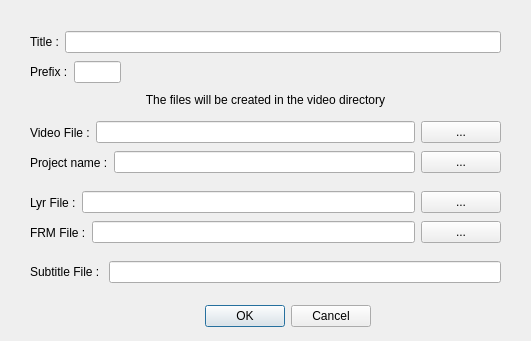
<?xml version="1.0" encoding="UTF-8"?>
<ui version="4.0">
 <class>NewTimeDialog</class>
 <widget class="QDialog" name="NewTimeDialog">
  <property name="geometry">
   <rect>
    <x>0</x>
    <y>0</y>
    <width>531</width>
    <height>341</height>
   </rect>
  </property>
  <property name="windowTitle">
   <string>Creation of a new Time</string>
  </property>
  <property name="windowIcon">
   <iconset resource="../icons/icons.qrc">
    <normaloff>:/icons/time-new.png</normaloff>:/icons/time-new.png</iconset>
  </property>
  <property name="locale">
   <locale language="English" country="UnitedStates"/>
  </property>
  <widget class="QDialogButtonBox" name="buttonBox">
   <property name="geometry">
    <rect>
     <x>30</x>
     <y>300</y>
     <width>341</width>
     <height>32</height>
    </rect>
   </property>
   <property name="orientation">
    <enum>Qt::Horizontal</enum>
   </property>
   <property name="standardButtons">
    <set>QDialogButtonBox::Cancel|QDialogButtonBox::Ok</set>
   </property>
  </widget>
  <widget class="QWidget" name="layoutWidget">
   <property name="geometry">
    <rect>
     <x>30</x>
     <y>30</y>
     <width>471</width>
     <height>24</height>
    </rect>
   </property>
   <layout class="QHBoxLayout" name="horizontalLayout">
    <item>
     <widget class="QLabel" name="label">
      <property name="text">
       <string>Title :</string>
      </property>
     </widget>
    </item>
    <item>
     <widget class="QLineEdit" name="titleEdit"/>
    </item>
   </layout>
  </widget>
  <widget class="QWidget" name="layoutWidget">
   <property name="geometry">
    <rect>
     <x>30</x>
     <y>60</y>
     <width>91</width>
     <height>24</height>
    </rect>
   </property>
   <layout class="QHBoxLayout" name="horizontalLayout_2">
    <item>
     <widget class="QLabel" name="label_2">
      <property name="text">
       <string>Prefix :</string>
      </property>
     </widget>
    </item>
    <item>
     <widget class="QLineEdit" name="prefixEdit"/>
    </item>
   </layout>
  </widget>
  <widget class="QWidget" name="layoutWidget">
   <property name="geometry">
    <rect>
     <x>30</x>
     <y>150</y>
     <width>471</width>
     <height>25</height>
    </rect>
   </property>
   <layout class="QHBoxLayout" name="horizontalLayout_3">
    <item>
     <widget class="QLabel" name="label_3">
      <property name="text">
       <string>Project name :</string>
      </property>
     </widget>
    </item>
    <item>
     <widget class="QLineEdit" name="fileNameEdit"/>
    </item>
    <item>
     <widget class="QPushButton" name="iniChooseButton">
      <property name="text">
       <string>...</string>
      </property>
     </widget>
    </item>
   </layout>
  </widget>
  <widget class="QWidget" name="layoutWidget">
   <property name="geometry">
    <rect>
     <x>30</x>
     <y>190</y>
     <width>471</width>
     <height>25</height>
    </rect>
   </property>
   <layout class="QHBoxLayout" name="horizontalLayout_4">
    <item>
     <widget class="QLabel" name="label_4">
      <property name="text">
       <string>Lyr File :</string>
      </property>
     </widget>
    </item>
    <item>
     <widget class="QLineEdit" name="lyrEdit"/>
    </item>
    <item>
     <widget class="QPushButton" name="lyrChooseButton">
      <property name="text">
       <string>...</string>
      </property>
     </widget>
    </item>
   </layout>
  </widget>
  <widget class="QWidget" name="layoutWidget">
   <property name="geometry">
    <rect>
     <x>30</x>
     <y>220</y>
     <width>471</width>
     <height>25</height>
    </rect>
   </property>
   <layout class="QHBoxLayout" name="horizontalLayout_5">
    <item>
     <widget class="QLabel" name="label_5">
      <property name="text">
       <string>FRM File :</string>
      </property>
     </widget>
    </item>
    <item>
     <widget class="QLineEdit" name="frmEdit"/>
    </item>
    <item>
     <widget class="QPushButton" name="frmChooseButton">
      <property name="text">
       <string>...</string>
      </property>
     </widget>
    </item>
   </layout>
  </widget>
  <widget class="QWidget" name="layoutWidget">
   <property name="geometry">
    <rect>
     <x>30</x>
     <y>120</y>
     <width>471</width>
     <height>25</height>
    </rect>
   </property>
   <layout class="QHBoxLayout" name="horizontalLayout_6">
    <item>
     <widget class="QLabel" name="label_6">
      <property name="text">
       <string>Video File :</string>
      </property>
     </widget>
    </item>
    <item>
     <widget class="QLineEdit" name="videoEdit"/>
    </item>
    <item>
     <widget class="QPushButton" name="videoChooseButton">
      <property name="text">
       <string>...</string>
      </property>
     </widget>
    </item>
   </layout>
  </widget>
  <widget class="QWidget" name="layoutWidget">
   <property name="geometry">
    <rect>
     <x>30</x>
     <y>260</y>
     <width>471</width>
     <height>24</height>
    </rect>
   </property>
   <layout class="QHBoxLayout" name="horizontalLayout_7">
    <item>
     <widget class="QLabel" name="label_7">
      <property name="text">
       <string>Subtitle File : </string>
      </property>
     </widget>
    </item>
    <item>
     <widget class="QLineEdit" name="subtitleEdit"/>
    </item>
   </layout>
  </widget>
  <widget class="QLabel" name="label_8">
   <property name="geometry">
    <rect>
     <x>30</x>
     <y>90</y>
     <width>471</width>
     <height>20</height>
    </rect>
   </property>
   <property name="text">
    <string>The files will be created in the video directory</string>
   </property>
   <property name="alignment">
    <set>Qt::AlignCenter</set>
   </property>
  </widget>
  <zorder>layoutWidget</zorder>
  <zorder>layoutWidget</zorder>
  <zorder>layoutWidget</zorder>
  <zorder>layoutWidget</zorder>
  <zorder>layoutWidget</zorder>
  <zorder>layoutWidget</zorder>
  <zorder>layoutWidget</zorder>
  <zorder>buttonBox</zorder>
  <zorder>label_8</zorder>
 </widget>
 <resources>
  <include location="../icons/icons.qrc"/>
 </resources>
 <connections>
  <connection>
   <sender>buttonBox</sender>
   <signal>accepted()</signal>
   <receiver>NewTimeDialog</receiver>
   <slot>accept()</slot>
   <hints>
    <hint type="sourcelabel">
     <x>248</x>
     <y>254</y>
    </hint>
    <hint type="destinationlabel">
     <x>157</x>
     <y>274</y>
    </hint>
   </hints>
  </connection>
  <connection>
   <sender>buttonBox</sender>
   <signal>rejected()</signal>
   <receiver>NewTimeDialog</receiver>
   <slot>reject()</slot>
   <hints>
    <hint type="sourcelabel">
     <x>316</x>
     <y>260</y>
    </hint>
    <hint type="destinationlabel">
     <x>286</x>
     <y>274</y>
    </hint>
   </hints>
  </connection>
 </connections>
</ui>
